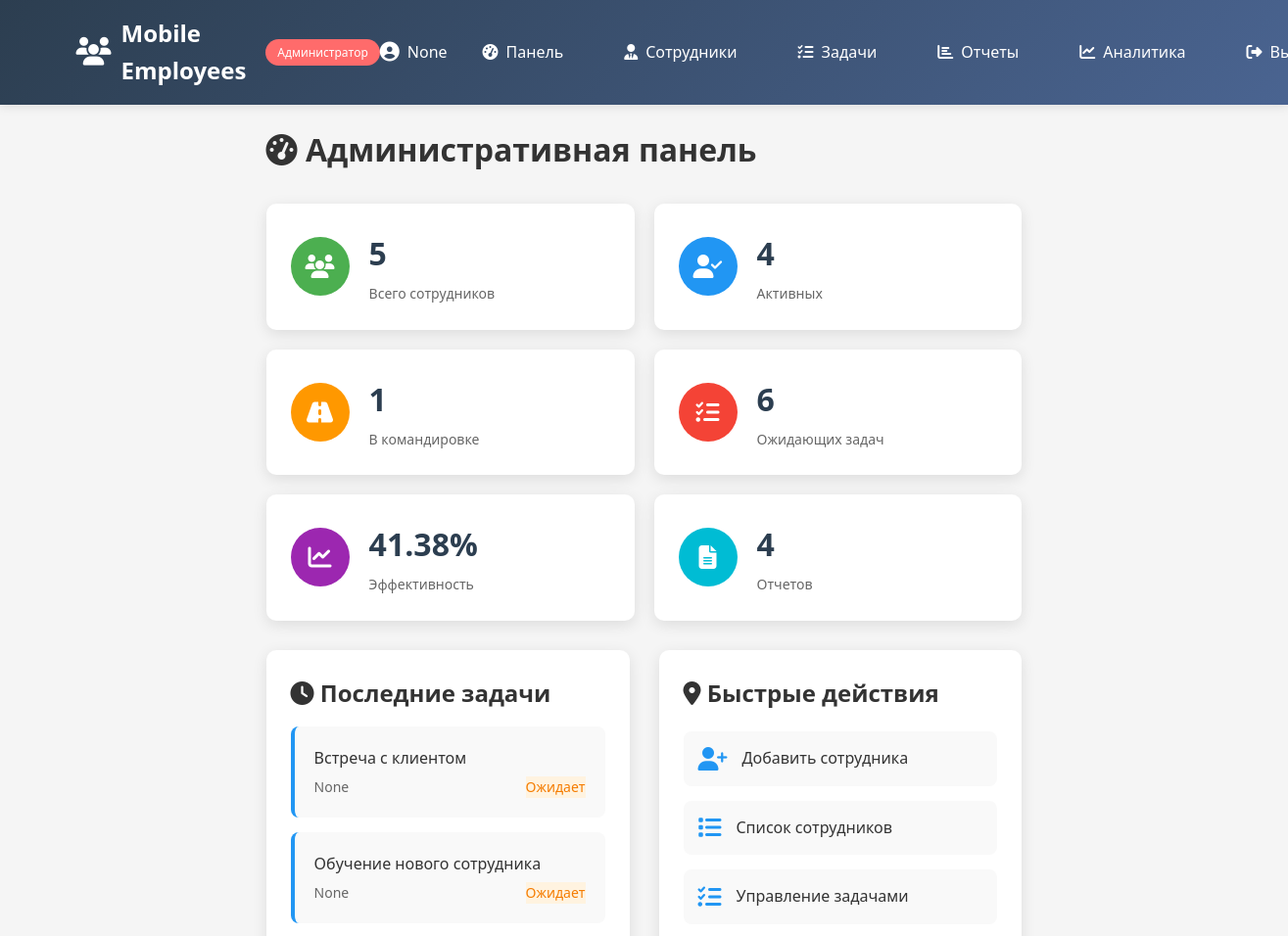
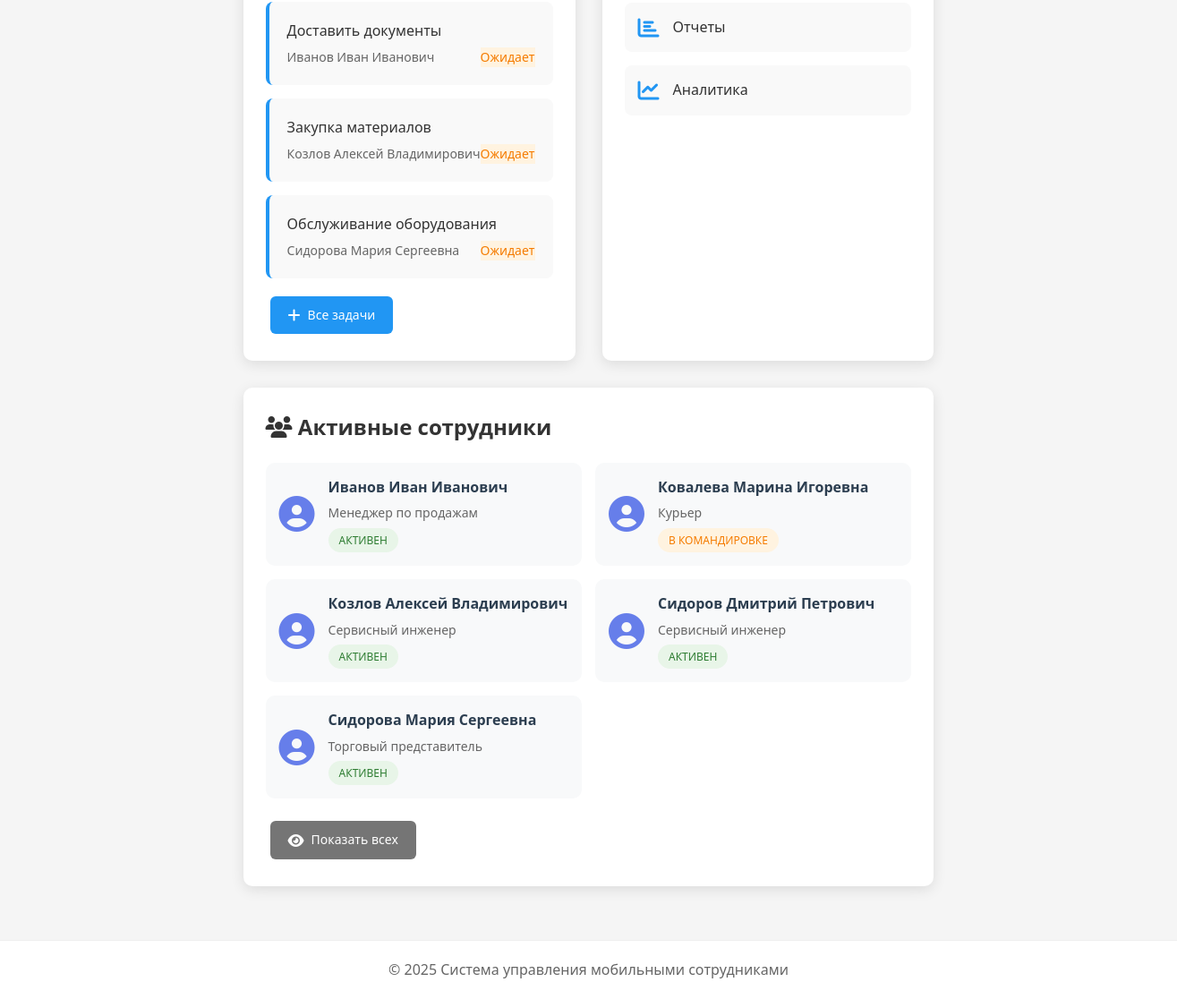
The page /admin/dashboard (signed in) on the database its author committed (2 pictures, top to bottom).
### tables this page shows
CREATE TABLE tasks (
                id INTEGER PRIMARY KEY AUTOINCREMENT,
                title TEXT NOT NULL,
                description TEXT,
                employee_id INTEGER NOT NULL,
                manager_id INTEGER,
                status TEXT DEFAULT 'pending',
                priority TEXT DEFAULT 'medium',
                due_date TIMESTAMP,
                created_at TIMESTAMP DEFAULT CURRENT_TIMESTAMP,
                completed_at TIMESTAMP,
                feedback TEXT,
                rating INTEGER,
                FOREIGN KEY (employee_id) REFERENCES employees (id) ON DELETE CASCADE,
                FOREIGN KEY (manager_id) REFERENCES users (id) ON DELETE SET NULL
            );

CREATE TABLE employees (
                id INTEGER PRIMARY KEY AUTOINCREMENT,
                name TEXT NOT NULL,
                position TEXT NOT NULL,
                department TEXT,
                phone TEXT UNIQUE NOT NULL,
                email TEXT UNIQUE NOT NULL,
                location TEXT,
                status TEXT DEFAULT 'active',
                latitude REAL,
                longitude REAL,
                work_schedule TEXT,
                current_task TEXT,
                hourly_rate REAL DEFAULT 0,
                created_at TIMESTAMP DEFAULT CURRENT_TIMESTAMP
            );

### app.py (the view)
@app.route('/admin/dashboard')
@admin_required
def admin_dashboard():
    stats = db.get_stats()
    recent_tasks = db.get_all_tasks()[:5]
    employees = db.get_all_employees()
    return render_template('admin/dashboard.html',
                         stats=stats,
                         recent_tasks=recent_tasks,
                         employees=employees)

### app.py (called while the page is built)
def admin_required(f):
    @wraps(f)
    def decorated_function(*args, **kwargs):
        if 'user_id' not in session:
            flash('Пожалуйста, войдите в систему', 'warning')
            return redirect(url_for('login'))
        if session.get('role') != 'admin':
            flash('Доступ запрещен. Требуются права администратора', 'danger')
            return redirect(url_for('index'))
        return f(*args, **kwargs)
    return decorated_function

    def get_connection(self):
        conn = sqlite3.connect(self.db_name)
        conn.row_factory = sqlite3.Row
        return conn

    def get_all_employees(self):
        conn = self.get_connection()
        employees = conn.execute('SELECT * FROM employees ORDER BY name').fetchall()
        conn.close()
        return employees

    def get_all_tasks(self, employee_id=None):
        conn = self.get_connection()
        if employee_id:
            tasks = conn.execute('''
                SELECT t.*, e.name as employee_name
                FROM tasks t
                LEFT JOIN employees e ON t.employee_id = e.id
                WHERE t.employee_id = ?
                ORDER BY t.due_date
            ''', (employee_id,)).fetchall()
        else:
            tasks = conn.execute('''
                SELECT t.*, e.name as employee_name
                FROM tasks t
                LEFT JOIN employees e ON t.employee_id = e.id
                ORDER BY t.due_date
            ''').fetchall()
        conn.close()
        return tasks

### templates/admin/dashboard.html (shortened to what this page needs)
{% extends "base.html" %}
{% block content %}
<div class="dashboard">
    <h1><i class="fas fa-tachometer-alt"></i> Административная панель</h1>
    <div class="stats-grid">
        <div class="stat-card">
            <div class="stat-icon" style="background: #4CAF50;">
                <i class="fas fa-users"></i>
            </div>
            <div class="stat-info">
                <h3>{{ stats.total_employees }}</h3>
                <p>Всего сотрудников</p>
            </div>
        </div>
        <div class="stat-card">
            <div class="stat-icon" style="background: #2196F3;">
                <i class="fas fa-user-check"></i>
            </div>
            <div class="stat-info">
                <h3>{{ stats.active_employees }}</h3>
                <p>Активных</p>
            </div>
        </div>
        <div class="stat-card">
            <div class="stat-icon" style="background: #FF9800;">
                <i class="fas fa-road"></i>
            </div>
            <div class="stat-info">
                <h3>{{ stats.on_mission }}</h3>
                <p>В командировке</p>
            </div>
        </div>
        <div class="stat-card">
            <div class="stat-icon" style="background: #F44336;">
                <i class="fas fa-tasks"></i>
            </div>
            <div class="stat-info">
                <h3>{{ stats.tasks_pending }}</h3>
                <p>Ожидающих задач</p>
            </div>
        </div>
        <div class="stat-card">
            <div class="stat-icon" style="background: #9C27B0;">
                <i class="fas fa-chart-line"></i>
            </div>
            <div class="stat-info">
                <h3>{{ stats.efficiency }}%</h3>
                <p>Эффективность</p>
            </div>
        </div>
        <div class="stat-card">
            <div class="stat-icon" style="background: #00BCD4;">
                <i class="fas fa-file-alt"></i>
            </div>
            <div class="stat-info">
                <h3>{{ stats.total_reports }}</h3>
                <p>Отчетов</p>
            </div>
        </div>
    </div>
    <div class="dashboard-sections">
        <div class="section-card">
            <h2><i class="fas fa-clock"></i> Последние задачи</h2>
            <div class="tasks-list">
                {% for task in recent_tasks %}
                <div class="task-item">
                    <div class="task-title">{{ task.title }}</div>
                    <div class="task-info">
                        <span class="task-employee">{{ task.employee_name }}</span>
                        <span class="task-status status-{{ task.status }}">
                            {% if task.status == 'pending' %}Ожидает{% endif %}
                        </span>
                    </div>
                </div>
                {% else %}
                <p>Нет задач</p>
                {% endfor %}
            </div>
            <a href="{{ url_for('admin_tasks') }}" class="btn btn-primary">
                <i class="fas fa-plus"></i> Все задачи
            </a>
        </div>
        <div class="section-card">
            <h2><i class="fas fa-map-marker-alt"></i> Быстрые действия</h2>
            <div class="quick-actions">
                <a href="{{ url_for('admin_add_employee') }}" class="quick-action">
                    <i class="fas fa-user-plus"></i>
                    <span>Добавить сотрудника</span>
                </a>
                <a href="{{ url_for('admin_employees') }}" class="quick-action">
                    <i class="fas fa-list"></i>
                    <span>Список сотрудников</span>
                </a>
                <a href="{{ url_for('admin_tasks') }}" class="quick-action">
                    <i class="fas fa-tasks"></i>
                    <span>Управление задачами</span>
                </a>
                <a href="{{ url_for('admin_reports') }}" class="quick-action">
                    <i class="fas fa-chart-bar"></i>
                    <span>Отчеты</span>
                </a>
                <a href="{{ url_for('admin_analytics') }}" class="quick-action">
                    <i class="fas fa-chart-line"></i>
                    <span>Аналитика</span>
                </a>
            </div>
        </div>
    </div>
    <div class="section-card">
        <h2><i class="fas fa-users"></i> Активные сотрудники</h2>
        <div class="employees-grid">
            {% for employee in employees[:6] %}
            <div class="employee-card">
                <div class="employee-avatar">
                    <i class="fas fa-user-circle"></i>
                </div>
                <div class="employee-info">
                    <h4>{{ employee.name }}</h4>
                    <p>{{ employee.position }}</p>
                    <span class="status-badge status-{{ employee.status }}">
                        {% if employee.status == 'active' %}Активен{% endif %}
                        {% if employee.status == 'on_mission' %}В командировке{% endif %}
                    </span>
                </div>
            </div>
            {% endfor %}
        </div>
        <a href="{{ url_for('admin_employees') }}" class="btn btn-secondary">
            <i class="fas fa-eye"></i> Показать всех
        </a>
    </div>
</div>
{% endblock %}

### templates/base.html (shortened to what this page needs)
<!DOCTYPE html>
<html lang="ru">
<head>
    <link rel="stylesheet" href="{{ url_for('static', filename='style.css') }}">
    <link rel="stylesheet" href="https://cdnjs.cloudflare.com/ajax/libs/font-awesome/6.4.0/css/all.min.css">
</head>
<body>
    {% if session.get('user_id') %}
    <nav class="navbar">
        <div class="nav-container">
            <div class="nav-brand">
                <i class="fas fa-users"></i>
                <span>Mobile Employees</span>
                {% if session.get('role') == 'admin' %}
                <span class="role-badge badge-admin">Администратор</span>
                {% else %}
                <span class="role-badge badge-employee">Сотрудник</span>
                {% endif %}
            </div>
            <div class="user-info">
                <span class="user-name">
                    <i class="fas fa-user-circle"></i>
                    {{ session.get('employee_name', session.get('username')) }}
                </span>
            </div>
            <ul class="nav-menu">
                {% if session.get('role') == 'admin' %}
                    <li><a href="{{ url_for('admin_dashboard') }}"><i class="fas fa-tachometer-alt"></i> Панель</a></li>
                    <li><a href="{{ url_for('admin_employees') }}"><i class="fas fa-user-tie"></i> Сотрудники</a></li>
                    <li><a href="{{ url_for('admin_tasks') }}"><i class="fas fa-tasks"></i> Задачи</a></li>
                    <li><a href="{{ url_for('admin_reports') }}"><i class="fas fa-chart-bar"></i> Отчеты</a></li>
                    <li><a href="{{ url_for('admin_analytics') }}"><i class="fas fa-chart-line"></i> Аналитика</a></li>
                {% endif %}
                <li><a href="{{ url_for('logout') }}"><i class="fas fa-sign-out-alt"></i> Выход</a></li>
            </ul>
        </div>
    </nav>
    {% endif %}
    <div class="container">
        {% block content %}{% endblock %}
    </div>
    {% if session.get('user_id') %}
    <footer class="footer">
        <p>&copy; 2025 Система управления мобильными сотрудниками
        </p>
    </footer>
    {% endif %}
</body>
</html>

### static/style.css (style rules this page uses)
* { margin: 0; padding: 0; box-sizing: border-box; }
body { font-family: 'Segoe UI', Tahoma, Geneva, Verdana, sans-serif; line-height: 1.6; color: #333; background-color: #f5f5f5; min-height: 100vh; display: flex; flex-direction: column; }
.container { max-width: 1200px; margin: 0 auto; padding: 20px; flex: 1; }
.navbar { background: linear-gradient(135deg, #2c3e50, #4a6491); color: white; padding: 15px 0; box-shadow: 0 2px 10px rgba(0,0,0,0.1); }
.nav-container { max-width: 1200px; margin: 0 auto; display: flex; justify-content: space-between; align-items: center; padding: 0 20px; }
.nav-brand { display: flex; align-items: center; gap: 10px; font-size: 1.5rem; font-weight: bold; }
.nav-brand i { font-size: 1.8rem; }
.nav-menu { display: flex; list-style: none; gap: 30px; }
.nav-menu a { color: white; text-decoration: none; display: flex; align-items: center; gap: 8px; padding: 8px 16px; border-radius: 4px; transition: background 0.3s; }
.btn { display: inline-flex; align-items: center; gap: 8px; padding: 10px 20px; border: none; border-radius: 6px; cursor: pointer; text-decoration: none; font-size: 14px; font-weight: 500; transition: all 0.3s; margin: 5px; }
.btn i { font-size: 16px; }
.btn-primary { background: #2196F3; color: white; }
.btn-secondary { background: #757575; color: white; }
.stats-grid { display: grid; grid-template-columns: repeat(auto-fit, minmax(250px, 1fr)); gap: 20px; margin: 30px 0; }
.stat-card { background: white; border-radius: 10px; padding: 25px; display: flex; align-items: center; gap: 20px; box-shadow: 0 4px 15px rgba(0,0,0,0.1); transition: transform 0.3s; }
.stat-icon { width: 60px; height: 60px; border-radius: 50%; display: flex; align-items: center; justify-content: center; color: white; font-size: 24px; }
.stat-info h3 { font-size: 32px; color: #2c3e50; margin-bottom: 5px; }
.stat-info p { color: #666; font-size: 14px; }
.status-badge { display: inline-block; padding: 4px 12px; border-radius: 20px; font-size: 12px; font-weight: 500; text-transform: uppercase; }
.status-active { background: #e8f5e8; color: #2e7d32; }
.status-on_mission { background: #fff3e0; color: #f57c00; }
.status-pending { background: #fff3e0; color: #f57c00; }
.task-item { background: #f9f9f9; border-radius: 8px; padding: 20px; margin-bottom: 15px; border-left: 4px solid #2196F3; }
.footer { text-align: center; padding: 20px; margin-top: 40px; color: #666; border-top: 1px solid #eee; background: white; }
.dashboard-sections { display: grid; grid-template-columns: 1fr 1fr; gap: 30px; margin: 30px 0; }
.section-card { background: white; padding: 25px; border-radius: 10px; box-shadow: 0 4px 15px rgba(0,0,0,0.1); }
.tasks-list { margin: 15px 0; }
.task-title { font-weight: 500; margin-bottom: 5px; }
.task-info { display: flex; justify-content: space-between; font-size: 14px; color: #666; }
.quick-actions { display: flex; flex-direction: column; gap: 15px; margin-top: 20px; }
.quick-action { display: flex; align-items: center; gap: 15px; padding: 15px; background: #f9f9f9; border-radius: 8px; text-decoration: none; color: #333; transition: all 0.3s; }
.quick-action i { font-size: 24px; color: #2196F3; }
.role-badge { display: inline-block; padding: 4px 12px; border-radius: 20px; font-size: 12px; font-weight: 500; margin-left: 10px; }
.badge-admin { background: #ff6b6b; color: white; }
.user-info { display: flex; align-items: center; color: white; margin-right: 20px; }
.user-name { display: flex; align-items: center; gap: 8px; }
.user-name i { font-size: 20px; }
.employees-grid { display: grid; grid-template-columns: repeat(auto-fill, minmax(250px, 1fr)); gap: 15px; margin: 20px 0; }
.employee-card { background: #f8f9fa; border-radius: 10px; padding: 15px; display: flex; align-items: center; gap: 15px; transition: transform 0.3s; }
.employee-avatar { font-size: 40px; color: #667eea; }
.employee-info h4 { margin: 0; color: #2c3e50; }
.employee-info p { margin: 5px 0; color: #666; font-size: 14px; }

### rows shown on the page
tasks: title "Встреча с клиентом", employee_name "None", status "Ожидает"
tasks: title "Обучение нового сотрудника", employee_name "None", status "Ожидает"
tasks: title "Доставить документы", employee_name "Иванов Иван Иванович", status "Ожидает"
tasks: title "Закупка материалов", employee_name "Козлов Алексей Владимирович", status "Ожидает"
tasks: title "Обслуживание оборудования", employee_name "Сидорова Мария Сергеевна", status "Ожидает"
employees: name "Иванов Иван Иванович", position "Менеджер по продажам", status "АКТИВЕН"
employees: name "Ковалева Марина Игоревна", position "Курьер", status "В КОМАНДИРОВКЕ"
employees: name "Козлов Алексей Владимирович", position "Сервисный инженер", status "АКТИВЕН"
employees: name "Сидоров Дмитрий Петрович", position "Сервисный инженер", status "АКТИВЕН"
employees: name "Сидорова Мария Сергеевна", position "Торговый представитель", status "АКТИВЕН"

### other values the page prints
{{ session.get('employee_name', session.get('username')) }} "None"
{{ stats.total_employees }} "5"
{{ stats.active_employees }} "4"
{{ stats.on_mission }} "1"
{{ stats.tasks_pending }} "6"
{{ stats.efficiency }} "41.38"
{{ stats.total_reports }} "4"
